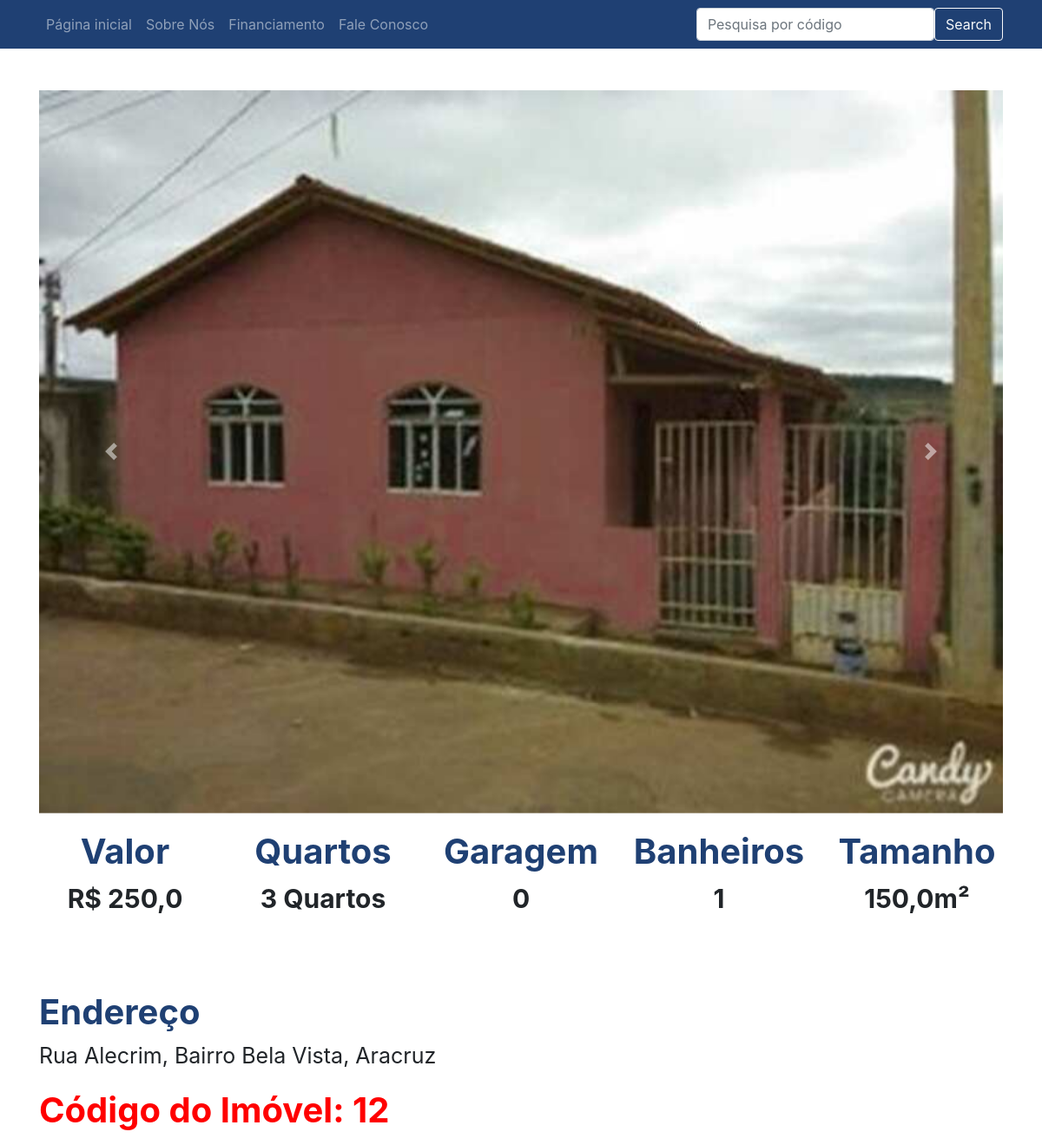
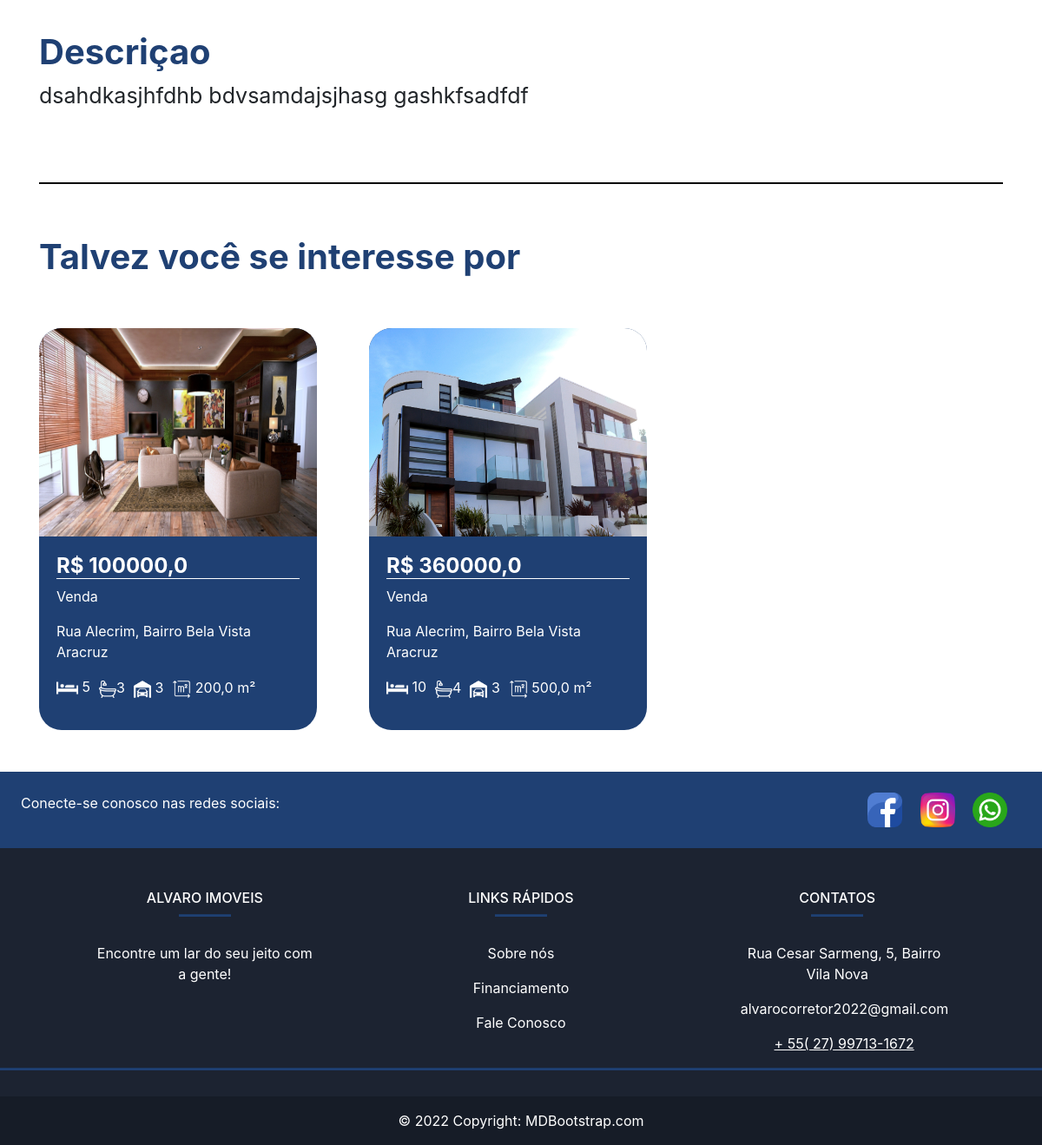
The page /imovel/12 on the database its author committed (2 pictures, top to bottom).
### plataforma/models.py (models this page shows, shortened)
class Imagem(models.Model):
    img = models.ImageField(upload_to='img')
    def __str__(self) -> str:
        return self.img.url

class Imovei(models.Model):
    choices = (('V', 'Venda'),
               ('A', 'Aluguel'),('T','Temporada'))
    choices_imovel = (('A', 'Apartamento'),
                      ('C', 'Casa'),('L','Lote'),('IC','Imóvel_Comercial'),('IR','Imóvel_Rural'))
    imagens = models.ManyToManyField(Imagem)
    valor = models.FloatField()
    quartos = models.IntegerField()
    tamanho = models.FloatField()
    cidade = models.ForeignKey(Cidade, on_delete=models.CASCADE)
    rua = models.CharField(max_length=50)
    bairro = models.CharField(max_length=60)
    tipo = models.CharField(max_length=1, choices=choices)
    tipo_imovel = models.CharField(max_length=2, choices=choices_imovel)
    numero = models.IntegerField()
    descricao = models.TextField()
    garagens = models.IntegerField()
    banheiros = models.IntegerField()

class Cidade(models.Model):
    nome = models.CharField(max_length=30)
    def __str__(self) -> str:
        return self.nome

### plataforma/views.py (the view)
# urls.py: path('imovel/<str:id>', views.imovel, name="imovel"),
def imovel(request, id):
    imovel = get_object_or_404(Imovei, id=id)
    sugestoes = Imovei.objects.filter(cidade=imovel.cidade).exclude(id=id)[:2]
    return render(request, 'imovel.html', {'imovel': imovel, 'sugestoes': sugestoes, 'id': id})

### plataforma/templates/imovel.html (shortened to what this page needs)
{% extends 'base.html' %}
{% load static %}
{% block 'head' %}
<link rel="stylesheet" href="{% static 'plataforma/css/home.css' %}">
{% endblock  %}
{% block 'body' %}
    <div style="text-align: center" class="container">
        <br>
        <br>
        <div id="carouselExampleControls" class="carousel slide" data-ride="carousel">
            <div class="carousel-inner">
                {% for img in imovel.imagens.all  %}
                    <div class="carousel-item {% if forloop.first %} active {% endif %}" >
                        <img class="d-block w-100" src="{{img}}" alt="First slide">
                    </div>
                {% endfor %}
            </div>
        <a class="carousel-control-prev" href="#carouselExampleControls" role="button" data-slide="prev">
            <span class="carousel-control-prev-icon" aria-hidden="true"></span>
        </a>
        <a class="carousel-control-next" href="#carouselExampleControls" role="button" data-slide="next">
            <span class="carousel-control-next-icon" aria-hidden="true"></span>
        </a>
    </div>
        <div class="row">
            <div class="col-md">
                <h3 class="titulo_especificacao">Valor</h3>
                <p class="especificacao">R$ {{imovel.valor}}</p>
            </div>
            <div class="col-md">
                <h3 class="titulo_especificacao">Quartos</h3>
                <p class="especificacao">{{imovel.quartos}} Quartos</p>
            </div>
            <div class="col-md">
                <h3 class="titulo_especificacao">Garagem</h3>
                <p class="especificacao">{{imovel.garagens}}</p>
            </div>
            <div class="col-md">
                <h3 class="titulo_especificacao">Banheiros</h3>
                <p class="especificacao">{{imovel.banheiros}}</p>
            </div>
            <div class="col-md">
                <h3 class="titulo_especificacao">Tamanho</h3>
                <p class="especificacao">{{imovel.tamanho}}m²</p>
            </div>
        </div>
        <br>
        <br>
        <div style="text-align: left">
            <h3 class="titulo_especificacao">Endereço</h3>
            <p class="especificacao_endereco">{{imovel.rua}}, {{imovel.bairro}}, {{imovel.cidade }}</p>
        </div>
        <div style="text-align: left">
            <h4 class="titulo_especificacao" id="codigoImovel">Código do Imóvel: {{imovel.id}}</h4>
        </div>
        <br>
        <div style="text-align: left">
            <h3 class="titulo_especificacao">Descriçao</h3>
            <p class="especificacao_endereco">{{imovel.descricao}}</p>
            <br>
            <br>
        </div>
        <hr style="border: 1px solid black">
        <br>
        <div class="div_possivel_interesse">
            <h3 class="titulo_especificacao">Talvez você se interesse por</h3>
            <div class="row">
                {% for sugestao in sugestoes %}
                    <a href="{% url 'imovel' sugestao.id %}" class="a_none">
                        <div class="col-md-4">
                            <div class="card_imovel">
                                <img class="img_capa_imovel" src="{{sugestao.imagens.all.0.img.url}}">
                                <div class="informacoes_imoveis">
                                <a class="a_none" href="{% url 'imovel' sugestao.id %}"><h4 class="valor">R$ {{sugestao.valor}}</h4></a>
                                {% if sugestao.tipo == 'V' %}
                                <p>Venda</p>
                                {% endif %}
                                {{imovel.rua}}, {{imovel.bairro}}
                                <p>{{imovel.cidade}}</p>
                                <ul class="lista-detalhes" style="list-style: none;">
                                  <li>
                                    <img src="{% static '/img/cama.png'%}" alt="dormitórios" width="25px"> {{sugestao.quartos}}
                                  </li>
                                  <li>
                                    <img src="{% static '/img/banheira.png' %}" alt="banheiros" width="20px">{{sugestao.banheiros}}
                                  </li>
                                  <li>
                                    <img src="{% static '/img/garagem-privada.png' %}" alt="garagens " width="20px"> {{sugestao.garagens}}
                                  </li>
                                  <li>
                                    <img src="{% static '/img/area.png' %}" alt="metros quadrados" width="22px"> {{sugestao.tamanho}} m²
                                  </li>
                                </ul>
                                </div>
                            </div>
                        </div>
                    </a>
                {% endfor %}
            </div>
        </div>
    </div>
{% endblock  %}

### templates/static/css/base.css (style rules this page uses)
* { padding:0; margin:0; vertical-align:baseline; list-style:none; border:0 }

### templates/static/plataforma/css/home.css (style rules this page uses)
* { padding:0; margin:0; vertical-align:baseline; list-style:none; border:0; }
.card_imovel { background-color: #1F4073; width: 20rem; margin-top: 50px; border-radius: 26px; }
.img_capa_imovel { width: 20rem; height: 15rem; border-top-left-radius: 26px; border-top-right-radius: 26px; }
.informacoes_imoveis { padding: 20px; color: white; }
.valor { font-weight: bold; border-bottom: 1px solid white; }
.a_none { color: white; }
.titulo_especificacao { color: #1F4073; font-weight: bold; margin-top: 20px; font-size: 40px; }
.especificacao { font-size: 30px; font-weight: bold; }
.especificacao_endereco { font-size: 25px; }
.div_possivel_interesse { text-align: left; }
.lista-detalhes { display: flex; flex-direction: row; justify-content: flex-start; align-items: center; }
.lista-detalhes li { margin-right: 10px; }
#codigoImovel { color: red; }

### rows shown on the page
Imagem: img (picture)
Imovei: valor "250,0", quartos "3", garagens "0", banheiros "1", tamanho "150,0", rua "Rua Alecrim", bairro "Bairro Bela Vista", cidade "Aracruz", id "12", descricao "dsahdkasjhfdhb bdvsamdajsjhasg gashkfsadfdf"
Imovei: imagens.all.0.img (picture), valor "100000,0", tipo "Venda", quartos "5", banheiros "3", garagens "3", tamanho "200,0"
Imovei: imagens.all.0.img (picture), valor "360000,0", tipo "Venda", quartos "10", banheiros "4", garagens "3", tamanho "500,0"
